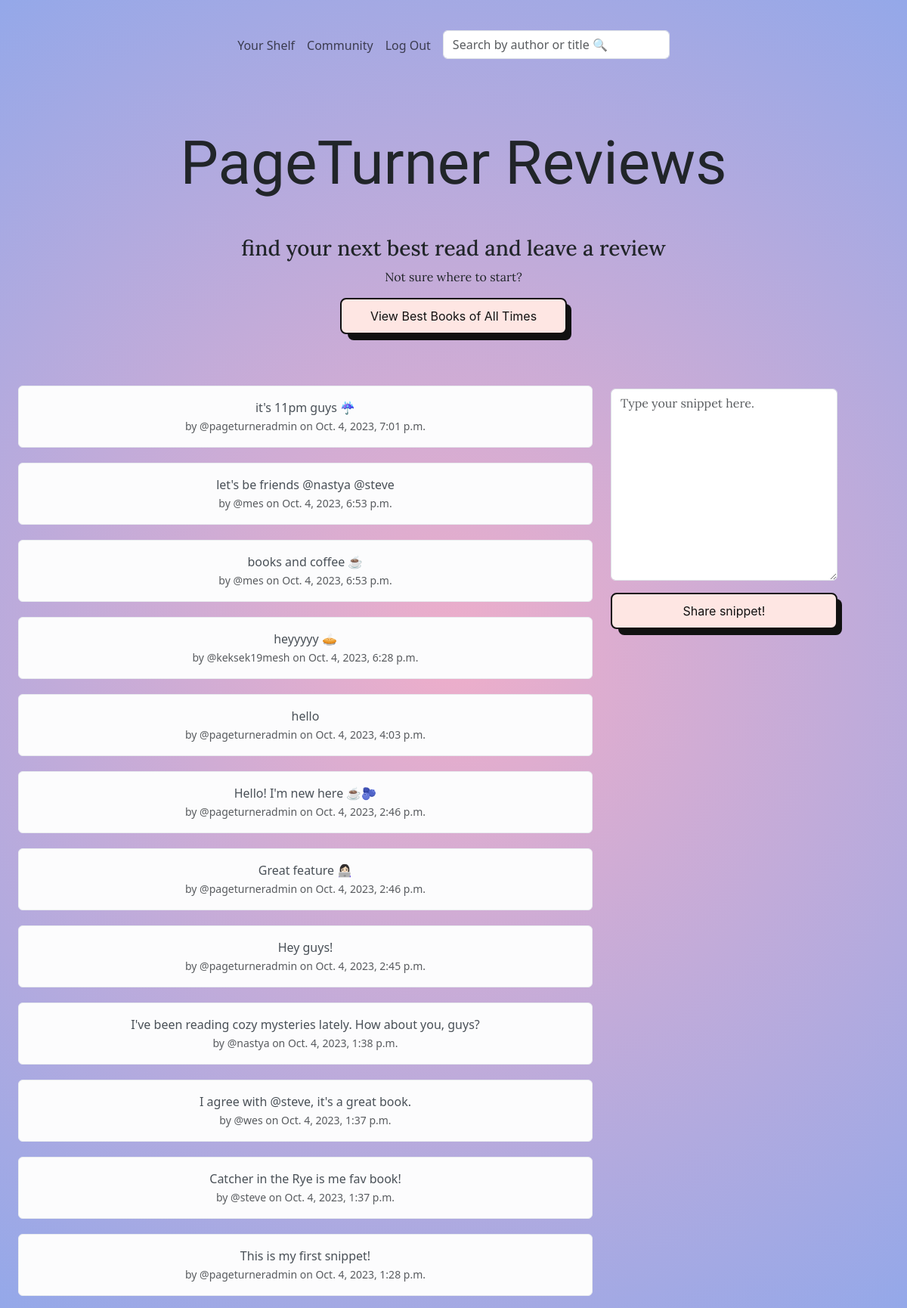
The app's page / (signed in) with its own data.
### members/models.py (models this page shows, shortened)
class Snippet(models.Model):
    user = models.ForeignKey(User, related_name="snippets", on_delete=models.DO_NOTHING)
    body = models.CharField(max_length=300)
    created_at = models.DateTimeField(auto_now_add=True)

### reviews/views.py (the view, shortened to what this page needs)
# urls.py: path('', views.welcome_page, name="welcome_page"),
def welcome_page(request):
    if request.user.is_authenticated:
        form = SnippetForm(request.POST or None)
        snippets = Snippet.objects.all().order_by("-created_at")
        return render(request, "reviews/base.html", {"snippets": snippets, "form": form})
    else:
        snippets = Snippet.objects.all().order_by("-created_at")
        return render(request, "reviews/base.html", {"snippets": snippets})

### members/forms.py
class SnippetForm (forms.ModelForm):
    body = forms.CharField (required=True,
                            widget=forms.widgets.Textarea (attrs={"placeholder": "Type your snippet here.",
                                                                  "class": "form-control", }
                                                           ), label="", )
    class Meta:
        model = Snippet
        exclude = ("user",)

### reviews/templates/reviews/base.html (shortened to what this page needs)
{% extends "base.html" %}
{% load static %}
{% block content %}
<div class="container-xxl">
        <div class="text-center">
<h1 class="mt-5">PageTurner Reviews</h1>
<h3 class="mt-5">find your next best read and leave a review</h3>
            <p class="mt-2">Not sure where to start?</p>
        </div>
<div class="button-container mt-3 mb-5">
            <a class="button-56 book-info" href="{% url 'book_list' %}">View Best Books of All Times</a>
    </div>
    <div class="container-xxl text-center">
        <div class="row">
            <div class="col-8">
    {% for snippet in snippets %}
    <div class="alert alert-light" role="alert">
    {{ snippet.body }} <br/>
        <small class="text-muted"> by
            @{{ snippet.user.username }} on
            {{ snippet.created_at }}
        </small>
    </div>
    {% endfor %}
        </div>
        <div class="col-4 mt-4">
            {% if form %}
            <form method="post">
                {{ form.as_p }}
                <button type="submit" class="button-56">Share snippet!</button>
            </form>
            {% endif %}
        </div>
    </div>
{% endblock %}

### static/main.css (style rules this page uses)
h1 { font-family: 'Gloock', serif; font-size: 5em; }
h3 { font-family: 'Lora', serif; }
p { font-family: 'Lora'; font-size: 1em; }
body { background: rgb(238,174,202); background: radial-gradient(circle, rgba(238,174,202,1) 0%, rgba(148,168,233,1) 100%); }
.form-control { width: 300px; }
a { color: black; }
.button-56 { align-items: center; background-color: #fee6e3; border: 2px solid #111; border-radius: 8px; box-sizing: border-box; color: #111; cursor: pointer; display: flex; font-family: Inter,sans-serif; font-size: 16px; height: 48px; width: 300px; justify-content: center; line-height: 24px; max-width: 100%; padding: 0 25px; position: relative; text-align: center; text-decoration: none; user-select: none; -webkit-user-select: none; touch-action: manipulation; }
.button-56:after { background-color: #111; border-radius: 8px; content: ""; display: block; height: 48px; left: 0; width: 100%; position: absolute; top: -2px; transform: translate(8px, 8px); transition: transform .2s ease-out; z-index: -1; }
.button-container { display: flex; justify-content: center; margin-top: 20px; }
.alert { margin-top: 20px; }

### records on screen
Snippet: body "it's 11pm guys ☔️", user.username "pageturneradmin", created_at "Oct. 4, 2023, 7:01 p.m."
Snippet: body "let's be friends @nastya @steve", user.username "mes", created_at "Oct. 4, 2023, 6:53 p.m."
Snippet: body "books and coffee ☕️", user.username "mes", created_at "Oct. 4, 2023, 6:53 p.m."
Snippet: body "heyyyyy 🥧", user.username "keksek19mesh", created_at "Oct. 4, 2023, 6:28 p.m."
Snippet: body "hello", user.username "pageturneradmin", created_at "Oct. 4, 2023, 4:03 p.m."
Snippet: body "Hello! I'm new here ☕️🫐", user.username "pageturneradmin", created_at "Oct. 4, 2023, 2:46 p.m."
Snippet: body "Great feature 👩🏻‍💻", user.username "pageturneradmin", created_at "Oct. 4, 2023, 2:46 p.m."
Snippet: body "Hey guys!", user.username "pageturneradmin", created_at "Oct. 4, 2023, 2:45 p.m."
Snippet: body "I've been reading cozy mysteries lately. How about you, guys?", user.username "nastya", created_at "Oct. 4, 2023, 1:38 p.m."
Snippet: body "I agree with @steve, it's a great book.", user.username "wes", created_at "Oct. 4, 2023, 1:37 p.m."
Snippet: body "Catcher in the Rye is me fav book!", user.username "steve", created_at "Oct. 4, 2023, 1:37 p.m."
Snippet: body "This is my first snippet!", user.username "pageturneradmin", created_at "Oct. 4, 2023, 1:28 p.m."
